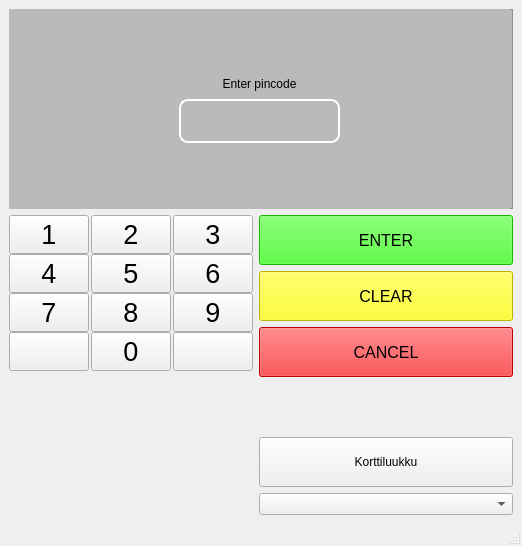
<?xml version="1.0" encoding="UTF-8"?>
<ui version="4.0">
 <class>MainWindow</class>
 <widget class="QMainWindow" name="MainWindow">
  <property name="geometry">
   <rect>
    <x>0</x>
    <y>0</y>
    <width>522</width>
    <height>546</height>
   </rect>
  </property>
  <property name="sizePolicy">
   <sizepolicy hsizetype="Preferred" vsizetype="Preferred">
    <horstretch>0</horstretch>
    <verstretch>0</verstretch>
   </sizepolicy>
  </property>
  <property name="minimumSize">
   <size>
    <width>522</width>
    <height>546</height>
   </size>
  </property>
  <property name="maximumSize">
   <size>
    <width>522</width>
    <height>546</height>
   </size>
  </property>
  <property name="cursor">
   <cursorShape>ArrowCursor</cursorShape>
  </property>
  <property name="windowTitle">
   <string>MainWindow</string>
  </property>
  <property name="tabShape">
   <enum>QTabWidget::Rounded</enum>
  </property>
  <widget class="QWidget" name="centralwidget">
   <layout class="QVBoxLayout" name="verticalLayout">
    <item>
     <layout class="QGridLayout" name="gridLayout_3" rowstretch="0,0" rowminimumheight="200,0">
      <item row="1" column="0">
       <layout class="QGridLayout" name="gridLayout">
        <property name="horizontalSpacing">
         <number>2</number>
        </property>
        <property name="verticalSpacing">
         <number>0</number>
        </property>
        <item row="1" column="3">
         <widget class="QPushButton" name="N3">
          <property name="maximumSize">
           <size>
            <width>80</width>
            <height>50</height>
           </size>
          </property>
          <property name="font">
           <font>
            <pointsize>20</pointsize>
            <kerning>true</kerning>
           </font>
          </property>
          <property name="text">
           <string>3</string>
          </property>
         </widget>
        </item>
        <item row="1" column="1">
         <widget class="QPushButton" name="N2">
          <property name="maximumSize">
           <size>
            <width>80</width>
            <height>50</height>
           </size>
          </property>
          <property name="font">
           <font>
            <pointsize>20</pointsize>
            <kerning>true</kerning>
           </font>
          </property>
          <property name="text">
           <string>2</string>
          </property>
         </widget>
        </item>
        <item row="1" column="0">
         <widget class="QPushButton" name="N1">
          <property name="maximumSize">
           <size>
            <width>80</width>
            <height>50</height>
           </size>
          </property>
          <property name="font">
           <font>
            <pointsize>20</pointsize>
            <kerning>true</kerning>
           </font>
          </property>
          <property name="text">
           <string>1</string>
          </property>
         </widget>
        </item>
        <item row="3" column="3">
         <widget class="QPushButton" name="N6">
          <property name="maximumSize">
           <size>
            <width>80</width>
            <height>50</height>
           </size>
          </property>
          <property name="font">
           <font>
            <pointsize>20</pointsize>
            <kerning>true</kerning>
           </font>
          </property>
          <property name="text">
           <string>6</string>
          </property>
         </widget>
        </item>
        <item row="3" column="0">
         <widget class="QPushButton" name="N4">
          <property name="maximumSize">
           <size>
            <width>80</width>
            <height>50</height>
           </size>
          </property>
          <property name="font">
           <font>
            <pointsize>20</pointsize>
            <kerning>true</kerning>
           </font>
          </property>
          <property name="text">
           <string>4</string>
          </property>
         </widget>
        </item>
        <item row="5" column="3">
         <widget class="QPushButton" name="blank2">
          <property name="maximumSize">
           <size>
            <width>80</width>
            <height>50</height>
           </size>
          </property>
          <property name="font">
           <font>
            <pointsize>20</pointsize>
            <kerning>true</kerning>
           </font>
          </property>
          <property name="text">
           <string/>
          </property>
         </widget>
        </item>
        <item row="5" column="1">
         <widget class="QPushButton" name="N0">
          <property name="maximumSize">
           <size>
            <width>80</width>
            <height>50</height>
           </size>
          </property>
          <property name="font">
           <font>
            <pointsize>20</pointsize>
            <kerning>true</kerning>
           </font>
          </property>
          <property name="text">
           <string>0</string>
          </property>
         </widget>
        </item>
        <item row="4" column="3">
         <widget class="QPushButton" name="N9">
          <property name="maximumSize">
           <size>
            <width>80</width>
            <height>50</height>
           </size>
          </property>
          <property name="font">
           <font>
            <pointsize>20</pointsize>
            <kerning>true</kerning>
           </font>
          </property>
          <property name="text">
           <string>9</string>
          </property>
         </widget>
        </item>
        <item row="4" column="1">
         <widget class="QPushButton" name="N8">
          <property name="maximumSize">
           <size>
            <width>80</width>
            <height>50</height>
           </size>
          </property>
          <property name="font">
           <font>
            <pointsize>20</pointsize>
            <kerning>true</kerning>
           </font>
          </property>
          <property name="text">
           <string>8</string>
          </property>
         </widget>
        </item>
        <item row="5" column="0">
         <widget class="QPushButton" name="blank1">
          <property name="maximumSize">
           <size>
            <width>80</width>
            <height>50</height>
           </size>
          </property>
          <property name="font">
           <font>
            <pointsize>20</pointsize>
            <kerning>true</kerning>
           </font>
          </property>
          <property name="text">
           <string/>
          </property>
         </widget>
        </item>
        <item row="3" column="1">
         <widget class="QPushButton" name="N5">
          <property name="maximumSize">
           <size>
            <width>80</width>
            <height>50</height>
           </size>
          </property>
          <property name="font">
           <font>
            <pointsize>20</pointsize>
            <kerning>true</kerning>
           </font>
          </property>
          <property name="text">
           <string>5</string>
          </property>
         </widget>
        </item>
        <item row="4" column="0">
         <widget class="QPushButton" name="N7">
          <property name="maximumSize">
           <size>
            <width>80</width>
            <height>50</height>
           </size>
          </property>
          <property name="font">
           <font>
            <pointsize>20</pointsize>
            <kerning>true</kerning>
           </font>
          </property>
          <property name="text">
           <string>7</string>
          </property>
         </widget>
        </item>
        <item row="6" column="0">
         <spacer name="verticalSpacer_3">
          <property name="orientation">
           <enum>Qt::Vertical</enum>
          </property>
          <property name="sizeHint" stdset="0">
           <size>
            <width>20</width>
            <height>40</height>
           </size>
          </property>
         </spacer>
        </item>
       </layout>
      </item>
      <item row="0" column="0" colspan="3">
       <layout class="QGridLayout" name="gridLayout_2">
        <item row="0" column="0">
         <widget class="QFrame" name="display">
          <property name="styleSheet">
           <string notr="true">background-color: rgb(186, 186, 186);</string>
          </property>
          <property name="frameShape">
           <enum>QFrame::StyledPanel</enum>
          </property>
          <property name="frameShadow">
           <enum>QFrame::Raised</enum>
          </property>
          <widget class="QStackedWidget" name="stackedWidget">
           <property name="geometry">
            <rect>
             <x>0</x>
             <y>0</y>
             <width>501</width>
             <height>201</height>
            </rect>
           </property>
           <property name="currentIndex">
            <number>1</number>
           </property>
           <widget class="QWidget" name="page">
            <widget class="QLabel" name="insertCardLabel">
             <property name="geometry">
              <rect>
               <x>0</x>
               <y>0</y>
               <width>501</width>
               <height>201</height>
              </rect>
             </property>
             <property name="font">
              <font>
               <pointsize>21</pointsize>
              </font>
             </property>
             <property name="text">
              <string>INSERT CARD</string>
             </property>
             <property name="alignment">
              <set>Qt::AlignCenter</set>
             </property>
            </widget>
           </widget>
           <widget class="QWidget" name="page_2">
            <widget class="QLabel" name="pinCodeLabel">
             <property name="geometry">
              <rect>
               <x>160</x>
               <y>60</y>
               <width>181</width>
               <height>29</height>
              </rect>
             </property>
             <property name="styleSheet">
              <string notr="true">color: rgb(0, 0, 0);
font: 16pt &quot;Segoe UI&quot;;</string>
             </property>
             <property name="text">
              <string>Enter pincode</string>
             </property>
             <property name="alignment">
              <set>Qt::AlignCenter</set>
             </property>
            </widget>
            <widget class="QLineEdit" name="pinCodeLineEdit">
             <property name="geometry">
              <rect>
               <x>170</x>
               <y>90</y>
               <width>161</width>
               <height>44</height>
              </rect>
             </property>
             <property name="font">
              <font>
               <pointsize>20</pointsize>
              </font>
             </property>
             <property name="styleSheet">
              <string notr="true">border-color: rgb(255,255,255);
border-width: 2px;
border-style: solid;
border-radius: 9px;
padding: 2px;</string>
             </property>
             <property name="alignment">
              <set>Qt::AlignCenter</set>
             </property>
            </widget>
            <widget class="QLabel" name="infoLabel">
             <property name="geometry">
              <rect>
               <x>0</x>
               <y>150</y>
               <width>501</width>
               <height>31</height>
              </rect>
             </property>
             <property name="font">
              <font>
               <pointsize>12</pointsize>
              </font>
             </property>
             <property name="text">
              <string/>
             </property>
             <property name="alignment">
              <set>Qt::AlignCenter</set>
             </property>
            </widget>
           </widget>
           <widget class="QWidget" name="page_3">
            <widget class="QPushButton" name="pushButton_2">
             <property name="geometry">
              <rect>
               <x>420</x>
               <y>80</y>
               <width>80</width>
               <height>51</height>
              </rect>
             </property>
             <property name="styleSheet">
              <string notr="true">color: rgb(0, 0, 0);</string>
             </property>
             <property name="text">
              <string>Saldo</string>
             </property>
            </widget>
            <widget class="QPushButton" name="pushButton_3">
             <property name="geometry">
              <rect>
               <x>0</x>
               <y>140</y>
               <width>80</width>
               <height>51</height>
              </rect>
             </property>
             <property name="styleSheet">
              <string notr="true">color: rgb(0, 0, 0);</string>
             </property>
             <property name="text">
              <string>Takaisin</string>
             </property>
            </widget>
            <widget class="QPushButton" name="withdrawButton">
             <property name="geometry">
              <rect>
               <x>0</x>
               <y>80</y>
               <width>80</width>
               <height>51</height>
              </rect>
             </property>
             <property name="styleSheet">
              <string notr="true">color: rgb(0, 0, 0);</string>
             </property>
             <property name="text">
              <string>Nosta</string>
             </property>
            </widget>
            <widget class="QPushButton" name="pushButton_5">
             <property name="geometry">
              <rect>
               <x>420</x>
               <y>140</y>
               <width>80</width>
               <height>51</height>
              </rect>
             </property>
             <property name="styleSheet">
              <string notr="true">color: black</string>
             </property>
             <property name="text">
              <string>Tilitapahtumat</string>
             </property>
            </widget>
            <widget class="QLabel" name="label">
             <property name="geometry">
              <rect>
               <x>180</x>
               <y>50</y>
               <width>131</width>
               <height>41</height>
              </rect>
             </property>
             <property name="font">
              <font>
               <pointsize>14</pointsize>
              </font>
             </property>
             <property name="styleSheet">
              <string notr="true">color:rgb(0, 0, 0)
</string>
             </property>
             <property name="text">
              <string>Valitse toiminto</string>
             </property>
            </widget>
           </widget>
           <widget class="QWidget" name="page_4">
            <widget class="QLabel" name="label_2">
             <property name="geometry">
              <rect>
               <x>0</x>
               <y>70</y>
               <width>501</width>
               <height>41</height>
              </rect>
             </property>
             <property name="font">
              <font>
               <pointsize>14</pointsize>
              </font>
             </property>
             <property name="styleSheet">
              <string notr="true">color:rgb(0, 0, 0)
</string>
             </property>
             <property name="text">
              <string>Poista kortti</string>
             </property>
             <property name="alignment">
              <set>Qt::AlignCenter</set>
             </property>
            </widget>
            <widget class="QLabel" name="labelPoistaKorttiInfo">
             <property name="geometry">
              <rect>
               <x>0</x>
               <y>29</y>
               <width>501</width>
               <height>31</height>
              </rect>
             </property>
             <property name="font">
              <font>
               <pointsize>12</pointsize>
              </font>
             </property>
             <property name="text">
              <string>TextLabel</string>
             </property>
             <property name="alignment">
              <set>Qt::AlignCenter</set>
             </property>
            </widget>
           </widget>
           <widget class="QWidget" name="page_5">
            <widget class="QPushButton" name="debitButton">
             <property name="geometry">
              <rect>
               <x>30</x>
               <y>120</y>
               <width>101</width>
               <height>51</height>
              </rect>
             </property>
             <property name="styleSheet">
              <string notr="true">color:rgb(0, 0, 0);
font: 10pt &quot;Segoe UI&quot;;</string>
             </property>
             <property name="text">
              <string>Debit</string>
             </property>
            </widget>
            <widget class="QPushButton" name="creditButton">
             <property name="geometry">
              <rect>
               <x>200</x>
               <y>120</y>
               <width>101</width>
               <height>51</height>
              </rect>
             </property>
             <property name="styleSheet">
              <string notr="true">color:rgb(0, 0, 0);
font: 10pt &quot;Segoe UI&quot;;</string>
             </property>
             <property name="text">
              <string>Credit</string>
             </property>
            </widget>
            <widget class="QPushButton" name="sharedAccountButton">
             <property name="geometry">
              <rect>
               <x>370</x>
               <y>120</y>
               <width>101</width>
               <height>51</height>
              </rect>
             </property>
             <property name="styleSheet">
              <string notr="true">color:rgb(0, 0, 0);
font: 10pt &quot;Segoe UI&quot;;</string>
             </property>
             <property name="text">
              <string>Shared account</string>
             </property>
            </widget>
            <widget class="QLabel" name="label_3">
             <property name="geometry">
              <rect>
               <x>180</x>
               <y>40</y>
               <width>151</width>
               <height>41</height>
              </rect>
             </property>
             <property name="styleSheet">
              <string notr="true">color:rgb(0, 0, 0);
font: 12pt &quot;Segoe UI&quot;;</string>
             </property>
             <property name="text">
              <string>Choose Account</string>
             </property>
             <property name="alignment">
              <set>Qt::AlignCenter</set>
             </property>
            </widget>
           </widget>
           <widget class="QWidget" name="page_6">
            <widget class="QPushButton" name="sharedBackButton">
             <property name="geometry">
              <rect>
               <x>0</x>
               <y>150</y>
               <width>111</width>
               <height>41</height>
              </rect>
             </property>
             <property name="styleSheet">
              <string notr="true">color:rgb(0, 0, 0);
font: 10pt &quot;Segoe UI&quot;;</string>
             </property>
             <property name="text">
              <string>Back</string>
             </property>
            </widget>
            <widget class="QListWidget" name="listSharedAccountWidget">
             <property name="geometry">
              <rect>
               <x>120</x>
               <y>0</y>
               <width>261</width>
               <height>201</height>
              </rect>
             </property>
             <item>
              <property name="text">
               <string>1 , Kalle Perkele, credit</string>
              </property>
             </item>
             <item>
              <property name="text">
               <string>1 , Kalle Perkele, credit</string>
              </property>
             </item>
             <item>
              <property name="text">
               <string>1 , Kalle Perkele, credit</string>
              </property>
             </item>
             <item>
              <property name="text">
               <string>1 , Kalle Perkele, credit</string>
              </property>
             </item>
            </widget>
           </widget>
          </widget>
         </widget>
        </item>
       </layout>
      </item>
      <item row="1" column="1" colspan="2">
       <layout class="QVBoxLayout" name="verticalLayout_5">
        <item>
         <widget class="QPushButton" name="okButton">
          <property name="minimumSize">
           <size>
            <width>0</width>
            <height>50</height>
           </size>
          </property>
          <property name="font">
           <font>
            <family>Segoe UI</family>
            <pointsize>12</pointsize>
            <italic>false</italic>
            <bold>false</bold>
            <kerning>true</kerning>
           </font>
          </property>
          <property name="styleSheet">
           <string notr="true">background-color: rgb(34, 255, 0);
font: 12pt &quot;Segoe UI&quot;;</string>
          </property>
          <property name="text">
           <string>ENTER</string>
          </property>
         </widget>
        </item>
        <item>
         <widget class="QPushButton" name="clearButton">
          <property name="minimumSize">
           <size>
            <width>0</width>
            <height>50</height>
           </size>
          </property>
          <property name="font">
           <font>
            <family>Segoe UI</family>
            <pointsize>12</pointsize>
            <italic>false</italic>
            <bold>false</bold>
            <kerning>true</kerning>
           </font>
          </property>
          <property name="styleSheet">
           <string notr="true">background-color: rgb(255, 255, 0);
font: 12pt &quot;Segoe UI&quot;;</string>
          </property>
          <property name="text">
           <string>CLEAR</string>
          </property>
         </widget>
        </item>
        <item>
         <widget class="QPushButton" name="cancelButton">
          <property name="minimumSize">
           <size>
            <width>0</width>
            <height>50</height>
           </size>
          </property>
          <property name="font">
           <font>
            <family>Segoe UI</family>
            <pointsize>12</pointsize>
            <italic>false</italic>
            <bold>false</bold>
            <kerning>true</kerning>
           </font>
          </property>
          <property name="styleSheet">
           <string notr="true">background-color: rgb(255, 0, 4);
font: 12pt &quot;Segoe UI&quot;;</string>
          </property>
          <property name="text">
           <string>CANCEL</string>
          </property>
          <property name="checkable">
           <bool>false</bool>
          </property>
         </widget>
        </item>
        <item>
         <spacer name="verticalSpacer">
          <property name="orientation">
           <enum>Qt::Vertical</enum>
          </property>
          <property name="sizeHint" stdset="0">
           <size>
            <width>20</width>
            <height>40</height>
           </size>
          </property>
         </spacer>
        </item>
        <item>
         <widget class="QPushButton" name="insertCardButton">
          <property name="minimumSize">
           <size>
            <width>240</width>
            <height>50</height>
           </size>
          </property>
          <property name="text">
           <string>Korttiluukku</string>
          </property>
         </widget>
        </item>
        <item>
         <widget class="QComboBox" name="comboBox"/>
        </item>
       </layout>
      </item>
     </layout>
    </item>
   </layout>
  </widget>
  <widget class="QStatusBar" name="statusbar"/>
 </widget>
 <resources/>
 <connections/>
</ui>
